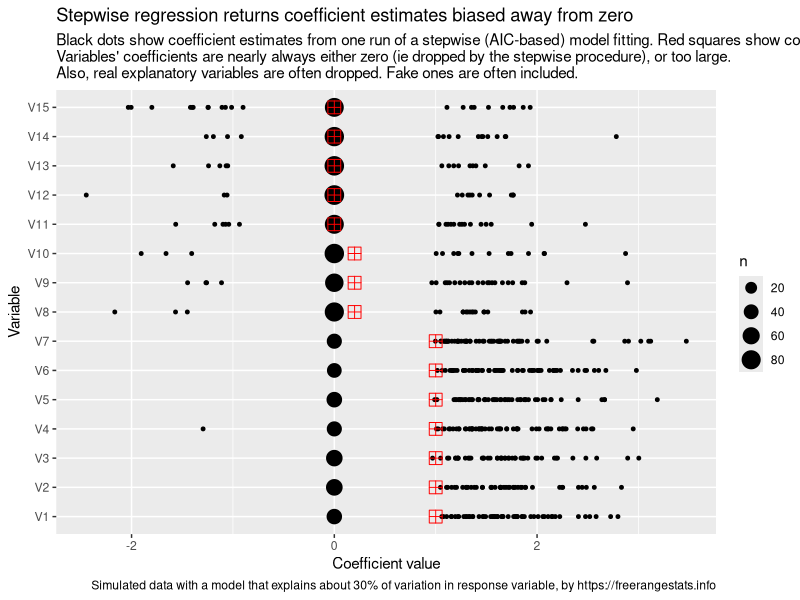

Here is the R script that generated this plot:
library(MASS)
library(tidyverse)

?mvrnorm

set.seed(123)
 
n <- 200
k <- 15
runs <- 100

results <- tibble()

true_coef <- c(rep(1, 7), rep(0.2, 3), rep(0, 5))


for(i in 1:runs){
  Sigma <- matrix(2, nrow = k, ncol = k)
  diag(Sigma) <- 4
  
  m <- mvrnorm(n = n, mu = rep(0, k), Sigma = Sigma) 
  
  d <- m |>
    as.data.frame() |>
    mutate(y = m %*% true_coef + rnorm(n(), 0, 16))
  
  mod <- lm(y ~ ., data = d)
  #summary(mod)       
  
  step_mod <- stepAIC(mod, trace = FALSE)
  summary(step_mod)
  
  csm <- coef(step_mod)[-1]
  
  results <- rbind(results,
                   tibble(
                      variable = names(csm),
                      coefficient = csm,
                      run = i
                   ))
  
  
}
true_coef_df <- tibble(
  variable = factor(names(d)[1:k], levels = names(d)[1:k]),
  coefficient = true_coef
)

results |>
  complete(run, variable, fill = list(coefficient = 0)) |>
  mutate(variable = factor(variable, levels = true_coef_df$variable)) |>
  count(variable, coefficient) |>
  ggplot(aes(x = coefficient, y = variable)) +
  geom_point(aes(size = n)) +
  geom_point(data = true_coef_df, colour = "red", size = 4, shape = 12) +
  labs(x = "Coefficient value",
       y = "Variable",
       title = "Stepwise regression returns coefficient estimates biased away from zero",
       subtitle = "Black dots show coefficient estimates from one run of a stepwise (AIC-based) model fitting. Red squares show correct values.
Variables' coefficients are nearly always either zero (ie dropped by the stepwise procedure), or too large.
Also, real explanatory variables are often dropped. Fake ones are often included.",
       caption = "Simulated data with a model that explains about 30% of variation in response variable, by https://freerangestats.info")
